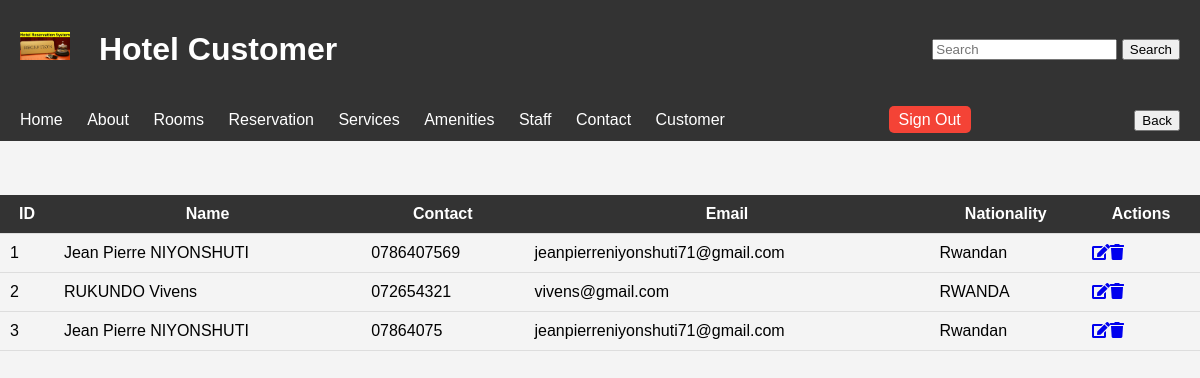
The page /landingcustomer.php on the database its author committed.
### tables this page shows
CREATE TABLE `customers` (
  `customer_id` int(11) NOT NULL,
  `names` varchar(100) NOT NULL,
  `contact_number` varchar(20) NOT NULL,
  `email` varchar(100) NOT NULL,
  `nationality` varchar(50) NOT NULL
);

### landingcustomer.php (the view, shortened to what this page needs)
<!DOCTYPE html>
<html lang="en">
<head>
    <link rel="stylesheet" href="https://cdnjs.cloudflare.com/ajax/libs/font-awesome/5.15.4/css/all.min.css">
     <link rel="stylesheet" href="css/style5.css">
</head>
<body>    <header>
        <h1><img src="image/icon.jpg" alt="icon"> Hotel Customer</h1>
                        <div class="col-3 offset">
    <form class="d-flex" action="searchcustomer.php" method="GET">
        <input class="form-control me-2" type="search" placeholder="Search" aria-label="Search" name="query">
        <button class="btn btn-outline-success" type="submit">Search</button>
    </form>
</header>
<header>
      <nav>
        <ul>
            <li><a href="home.html">Home</a></li>
            <li><a href="about.html">About</a></li>
            <li><a href="room.html">Rooms</a></li>
            <li><a href="reservation.html">Reservation</a></li>
            <li><a href="services.html">Services</a></li>
            <li><a href="amenities.html">Amenities</a></li>
            <li><a href="staff.html">Staff</a></li>
            <li><a href="contact.html">Contact</a></li>
            <li><a href="customer.html">Customer</a></li>
        </ul>
    </nav>
    <div class="signout">
        <a href="loginout.php">Sign Out</a>
    </div>
    <div>
            <button type="button" onclick="window.location.href='customer.html'">Back</button>
    </div>
</header>
<?php
require_once "dbconnect.php";
?>
<!DOCTYPE html>
<html lang="en">
<head>
</head>
<body>
    <br><br><br>
    <table id="dataTable" class="table table-hover text-center">
        <tr>
            <th>ID</th>
            <th>Name</th>
            <th>Contact</th>
            <th>Email</th>
            <th>Nationality</th>
            <th>Actions</th>
        </tr>
        <?php
        $sql = "SELECT * FROM customers";
        $result = $conn->query($sql);
        if ($result->num_rows > 0) {
            while ($row = $result->fetch_assoc()) {
                echo "<tr>";
                echo "<td>" . $row["customer_id"] . "</td>";
                echo "<td>" . $row["names"] . "</td>";
                echo "<td>" . $row["contact_number"] . "</td>";
                echo "<td>" . $row["email"] . "</td>";
                echo "<td>" . $row["nationality"] . "</td>";
                echo "<td>";
                echo "<a href='updatecustomer.html?id=" . $row["customer_id"] . "'><i class='fas fa-edit'></i></a>";
                echo "<a href='deletecustomer.html?id=" . $row["customer_id"] . "'><i class='fas fa-trash'></i></a>";
                echo "</td>";
                echo "</tr>";
            }
        } else {
            echo "<tr><td colspan='6'>No data found</td></tr>";
        }
        ?>
    </table>
</body>
</html>

### css/style5.css (style rules this page uses)
body { font-family: Arial, sans-serif; margin: 0; padding: 0; background-color: #f4f4f4; }
header { background-color: #333; color: #fff; padding: 10px 20px; display: flex; justify-content: space-between; align-items: center; }
header img { width: 50px; margin-right: 20px; }
nav ul { list-style-type: none; padding: 0; margin: 0; }
nav ul li { display: inline; margin-right: 20px; position: relative; }
nav ul li a { color: #fff; text-decoration: none; }
.signout { margin-right: 20px; }
.signout a { color: #fff; text-decoration: none; padding: 5px 10px; background-color: #f44336; border: none; cursor: pointer; border-radius: 5px; }
table { width: 100%; border-collapse: collapse; }
th, td { padding: 10px; border-bottom: 1px solid #ddd; }
th { background-color: #333; color: white; }

### rows shown on the page
customers: customer_id "1", names "Jean Pierre NIYONSHUTI", contact_number "0786407569", email "jeanpierreniyonshuti71@gmail.com", nationality "Rwandan"
customers: customer_id "2", names "RUKUNDO Vivens", contact_number "072654321", email "vivens@gmail.com", nationality "RWANDA"
customers: customer_id "3", names "Jean Pierre NIYONSHUTI", contact_number "07864075", email "jeanpierreniyonshuti71@gmail.com", nationality "Rwandan"
